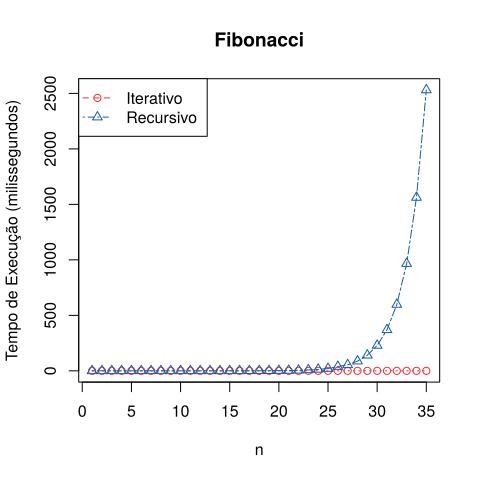

Recreate this plot in R.
library(svglite)
options(scipen=999)

dados <- read.csv('fibonacci.csv.gz')
dados <- aggregate(tempo ~ alg + n, dados, mean)
dados$tempo = dados$tempo / 1000000

svglite('fibonacci.svg', width = 5, height = 5)
plot(
  range(dados$n),
  c(0, max(dados$tempo)),
  type = 'n',
  xlab = 'n',
  ylab = 'Tempo de Execução (milissegundos)',
  main = 'Fibonacci'
)

algs = c('iterativo', 'recursivo')
legends = c('Iterativo', 'Recursivo')
pchs = c(21, 24)
ltys = c(2, 4)
cols = c('#ee2e2f', '#185aa9')
for (i in 1:length(algs)) {
  points(
    tempo ~ n,
    dados[dados$alg == algs[i],],
    type = 'p',
    pch = pchs[i],
    lty = ltys[i],
    col = cols[i]
  )
  points(
    tempo ~ n,
    dados[dados$alg == algs[i],],
    type = 'l',
    lty = pchs[i],
    pch = ltys[i],
    col = cols[i]
  )
}
legend(
  'topleft',
  bg = '#ffffff',
  legend = legends,
  pch = pchs,
  lty = ltys,
  col = cols
)
